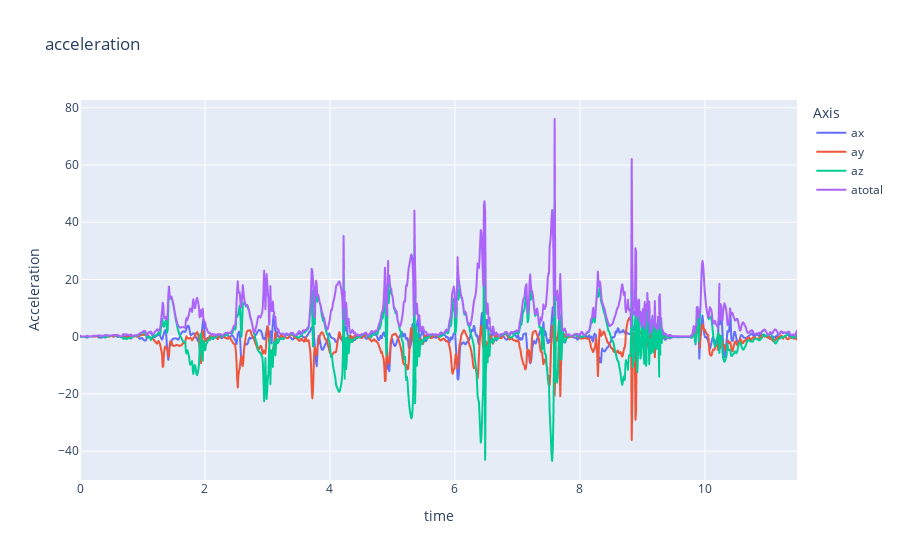

Notebook source saved alongside this figure:
### Code cell
import pandas as pd
import plotly.express as px

df = pd.read_csv('./acceleration_2024-08-10_12-24-13.csv')

fig = px.line(df, x = 'time', y = ['ax', 'ay', 'az', 'atotal'], title='acceleration', labels={'value': 'Acceleration', 'variable': 'Axis', 'time_column_name': 'Time'})
fig.show()

### Figure 1 — Plotly figure (JSON) as saved in the notebook; plotly's stock layout.template omitted (floating-point values rounded to 4 significant figures; data arrays with more than 128 entries replaced by an {"elided": "..."} marker saying what was removed)
{"data": [{"hovertemplate": "Axis=ax<br>time=%{x}<br>Acceleration=%{y}<extra></extra>", "legendgroup": "ax", "line": {"color": "#636efa", "dash": "solid"}, "marker": {"symbol": "circle"}, "mode": "lines", "name": "ax", "showlegend": true, "type": "scattergl", "x": {"elided": "1146 float values"}, "xaxis": "x", "y": {"elided": "1146 float values"}, "yaxis": "y"}, {"hovertemplate": "Axis=ay<br>time=%{x}<br>Acceleration=%{y}<extra></extra>", "legendgroup": "ay", "line": {"color": "#EF553B", "dash": "solid"}, "marker": {"symbol": "circle"}, "mode": "lines", "name": "ay", "showlegend": true, "type": "scattergl", "x": {"elided": "1146 float values"}, "xaxis": "x", "y": {"elided": "1146 float values"}, "yaxis": "y"}, {"hovertemplate": "Axis=az<br>time=%{x}<br>Acceleration=%{y}<extra></extra>", "legendgroup": "az", "line": {"color": "#00cc96", "dash": "solid"}, "marker": {"symbol": "circle"}, "mode": "lines", "name": "az", "showlegend": true, "type": "scattergl", "x": {"elided": "1146 float values"}, "xaxis": "x", "y": {"elided": "1146 float values"}, "yaxis": "y"}, {"hovertemplate": "Axis=atotal<br>time=%{x}<br>Acceleration=%{y}<extra></extra>", "legendgroup": "atotal", "line": {"color": "#ab63fa", "dash": "solid"}, "marker": {"symbol": "circle"}, "mode": "lines", "name": "atotal", "showlegend": true, "type": "scattergl", "x": {"elided": "1146 float values"}, "xaxis": "x", "y": {"elided": "1146 float values"}, "yaxis": "y"}], "layout": {"autosize": true, "legend": {"title": {"text": "Axis"}, "tracegroupgap": 0}, "title": {"text": "acceleration"}, "xaxis": {"anchor": "y", "autorange": true, "domain": [0, 1], "range": [0, 11.47], "title": {"text": "time"}, "type": "linear"}, "yaxis": {"anchor": "x", "autorange": true, "domain": [0, 1], "range": [-50.07, 82.72], "title": {"text": "Acceleration"}, "type": "linear"}}}
